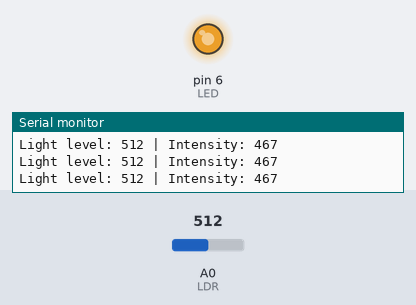
Bench run of a sketch on a simulated Arduino Uno, built with avr-gcc and run on an emulated ATmega328P. Shown: output pins drawn as LEDs (lit = HIGH), the last lines printed to the serial monitor. Inputs (shaded band) come from the test bench; at power-on: A0 (LDR) = 512.

Above: at 1.2 s.
1.3 s: A0 (LDR) set to 481
At 2.2 s:
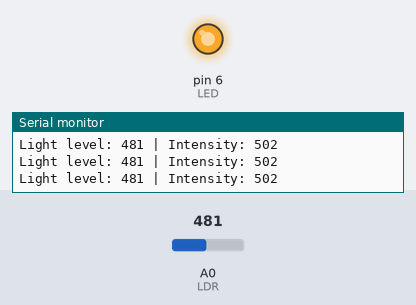
2.8 s: A0 (LDR) set to 472
At 3.8 s:
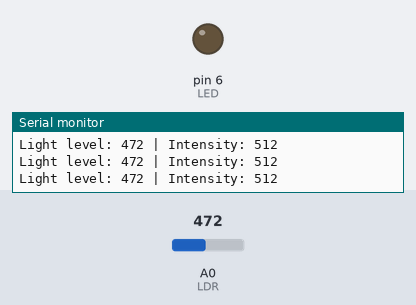
4.3 s: A0 (LDR) set to 306
At 5.4 s:
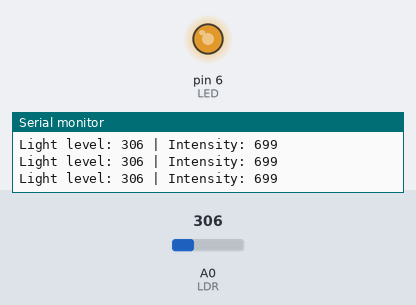
5.8 s: A0 (LDR) set to 0
At 6.9 s:
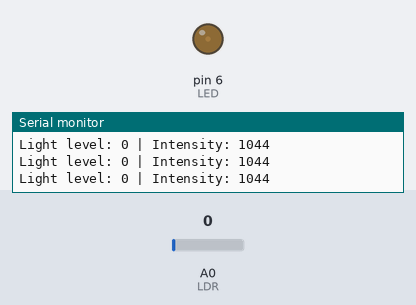
Timing chart, 0 to 8.3 s (numbered marks = the images above; inputs shaded):
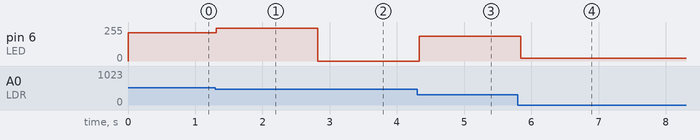

Measured:
- the behaviour switches between 473 and 472 on A0 (LDR) (found by bisection; images 1 and 2)
- after the input at 1.3 s, pin 6 (LED): 211/255 → 246/255 at once
- after the input at 2.8 s, pin 6 (LED): 246/255 → 0/255 at once
- after the input at 4.3 s, pin 6 (LED): 0/255 → 187/255 at once
- after the input at 5.8 s, pin 6 (LED): 187/255 → 20/255 at once

The sketch:

Exercicio1.ino
```cpp
#define LDR A0
#define LED 6

void setup() {
  Serial.begin(9600);
  pinMode(LED, OUTPUT);
}

void loop() {
  int light_level = analogRead(LDR);

  Serial.print("Light level: ");
  Serial.print(light_level);

  int intensity = max(map(light_level, 700, 926, 255, 0), 0);
  analogWrite(LED, intensity);

  Serial.print(" | Intensity: ");
  Serial.println(intensity);

  delay(100);
}
```
